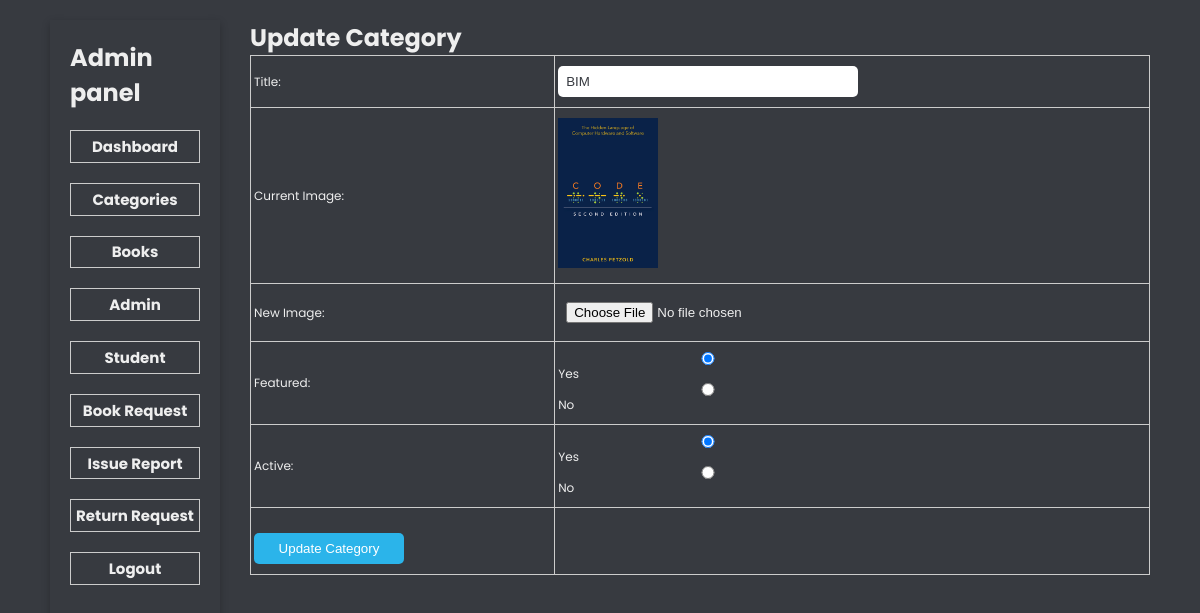
The app's page /admin/update-category.php?id=9 (signed in) with its own data.
### tables this page shows
CREATE TABLE `tbl_category` (
  `id` int(10) UNSIGNED NOT NULL,
  `title` varchar(100) NOT NULL,
  `image` varchar(255) NOT NULL,
  `feature` varchar(100) NOT NULL,
  `active` varchar(100) NOT NULL
);

### admin/update-category.php (the view, shortened to what this page needs)
<?php include('partials/sidebar.php'); ?>
<div class="ok">
    <h1>Update Category</h1>
    <div class="right">
        <?php
        if (isset($_GET['id'])) {
            $id = $_GET['id'];
            $sql = "SELECT * FROM tbl_category WHERE id=$id";
            $res = mysqli_query($con, $sql);
            $count = mysqli_num_rows($res);
            if ($count == 1) {
                $row = mysqli_fetch_assoc($res);
                $title = $row['title'];
                $current_image = $row['image'];
                $featured = $row['feature'];
                $active = $row['active'];
            } else {
                $_SESSION['no-category-found'] = "<div class='error'>No category found</div>";
                header("Location:" . SITEURL . "admin/manage-category.php");
            }
        } else {
            header('Location:' . SITEURL . 'admin/manage-category.php');
        }
        ?>
        <form action="" method="POST" enctype="multipart/form-data">
            <table class="tbl-head">
                <tr>
                    <td>Title:</td>
                    <td><input type="text" name="title" value="<?php echo $title; ?>"></td>
                </tr>
                <tr>
                    <td>Current Image:</td>
                    <td>
                        <?php
                        if ($current_image != "") {
                            ?>
                            <img src="<?php echo SITEURL; ?>image/<?php echo $current_image; ?>" width="100px" alt="">
                            <?php
                        } else {
                            echo "<div class='error'>Image not found</div>";
                        }
                        ?>
                    </td>
                </tr>
                <tr>
                    <td>New Image:</td>
                    <td><input type="file" name="image"></td>
                </tr>
                <tr>
                    <td>Featured:</td>
                    <td>
                        <input <?php if ($featured == "Yes") {
                            echo "checked";
                        } ?> type="radio" name="featured" value="Yes"> Yes
                        <input <?php if ($featured == "No") {
                            echo "checked";
                        } ?> type="radio" name="featured" value="No"> No
                    </td>
                </tr>
                <tr>
                    <td>Active:</td>
                    <td>
                        <input <?php if ($active == "Yes") {
                            echo "checked";
                        } ?> type="radio" name="active" value="Yes"> Yes
                        <input <?php if ($active == "No") {
                            echo "checked";
                        } ?> type="radio" name="active" value="No"> No
                    </td>
                </tr>
                <tr>
                    <td>
                        <input type="submit" name="submit" value="Update Category" class="btn-secondary">
                    </td>
                </tr>
            </table>
        </form>
    </div>
</div>
</section>

### css/admin.css (style rules this page uses)
* { padding: 0; margin: 0; box-sizing: border-box; text-decoration: none; color: #eeeeee; list-style: none; }
body { height: 100vh; font-family: "Poppins", sans-serif; display: flex; flex-direction: column; background-color: #373a40; }
.right { display: flex; flex-wrap: wrap; gap: 20px; }
.tbl-head { border: 1px solid #ccc; padding: 20px; border-collapse: collapse; width: 900px; }
.tbl-head tr td { padding: 10px 3px; border-bottom: 1px solid #ccc; border-right: 1px solid #ccc; font-size: 12px; }
tbody input, tbody select { padding: 8px; color: #373a40; display: block; width: 300px; border: none; border-radius: 5px; }
input[type="file"] { color: #eee; }
.btn-secondary { background-color: rgb(43, 180, 234); color: #fff; border: none; width: 150px; margin-top: 15px; padding: 8px 15px; border-radius: 5px; }

### records on screen
tbl_category: title "BIM", image (picture), feature "☑", active "☑"
